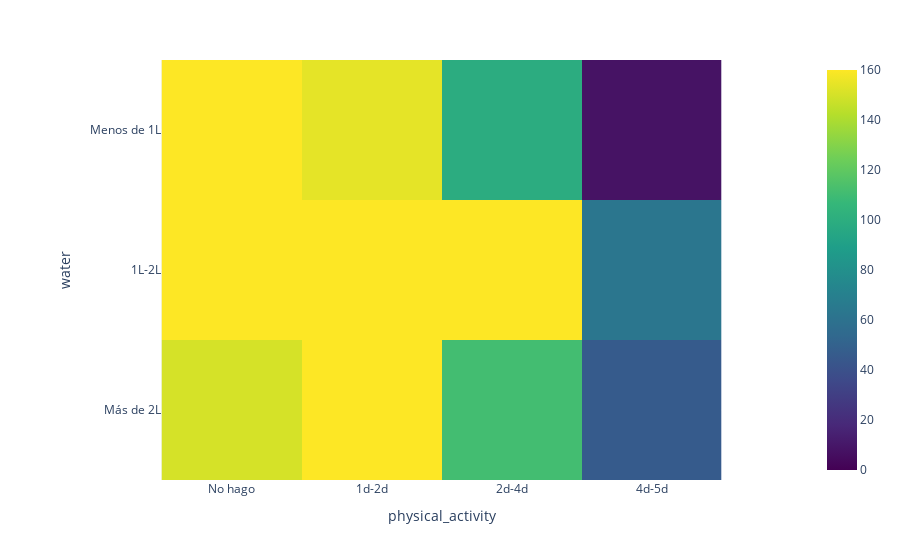

Write notebook code for a chart like this one.
### Code cell
fig = px.imshow(tabla_pivote,
                        x=tabla_pivote.columns,
                        y=tabla_pivote.index,
                        color_continuous_scale="Viridis",zmin=0, zmax=160)
fig.show()

### Figure 1 — Plotly figure (JSON) as saved in the notebook; plotly's stock layout.template omitted (floating-point values rounded to 4 significant figures)
{"data": [{"coloraxis": "coloraxis", "hovertemplate": "physical_activity: %{x}<br>water: %{y}<br>color: %{z}<extra></extra>", "name": "0", "type": "heatmap", "x": ["No hago", "1d-2d", "2d-4d", "4d-5d"], "xaxis": "x", "y": ["Menos de 1L", "1L-2L", "Más de 2L"], "yaxis": "y", "z": [[205, 154, 99, 8], [338, 399, 280, 63], [150, 201, 111, 46]]}], "layout": {"coloraxis": {"cmax": 160, "cmin": 0, "colorscale": [[0, "#440154"], [0.1111, "#482878"], [0.2222, "#3e4989"], [0.3333, "#31688e"], [0.4444, "#26828e"], [0.5556, "#1f9e89"], [0.6667, "#35b779"], [0.7778, "#6ece58"], [0.8889, "#b5de2b"], [1, "#fde725"]]}, "margin": {"t": 60}, "xaxis": {"anchor": "y", "constrain": "domain", "domain": [0, 1], "scaleanchor": "y", "title": {"text": "physical_activity"}}, "yaxis": {"anchor": "x", "autorange": "reversed", "constrain": "domain", "domain": [0, 1], "title": {"text": "water"}}}}
